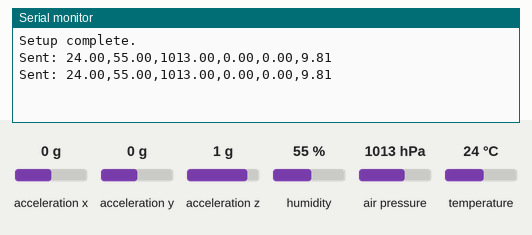
This sketch was run on a simulated Arduino Uno, built with avr-gcc and run on an emulated ATmega328P. Shown: the last lines printed to the serial monitor. The inputs (shaded band) are chosen by the test bench; at power-on: acceleration x 0 g, acceleration y 0 g, acceleration z 1 g, humidity 55 %, air pressure 1013 hPa, temperature 24 °C. No radio packets arrive unless stated.

Above: at 1.8 s.
1.9 s: acceleration x set to -1.4 g
At 3.1 s:
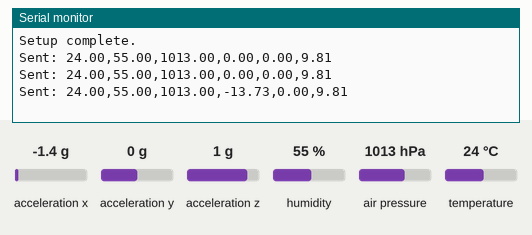
3.4 s: acceleration y set to -1.4 g
At 3.4 s:
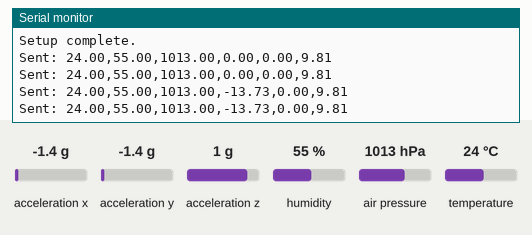
4.9 s: acceleration z set to -1.4 g
At 6.1 s:
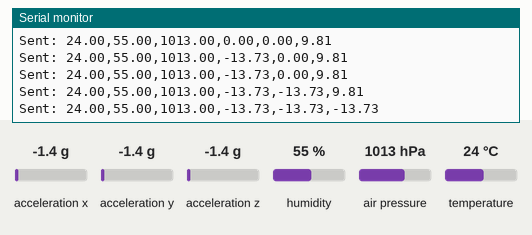
6.4 s: humidity set to 22 %
At 6.9 s:
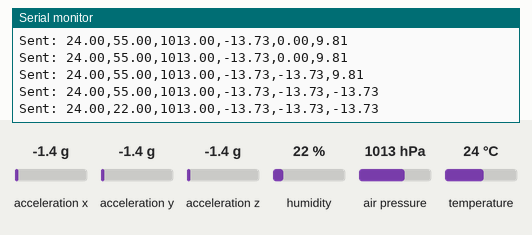
7.9 s: air pressure set to 952 hPa
At 9.5 s:
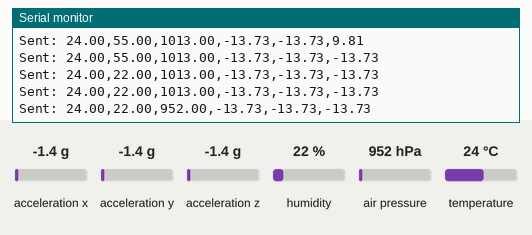

The sketch:

initial_femtocode.ino
```cpp
#include <SPI.h>
#include <Wire.h>
#include <Adafruit_Sensor.h>
#include <Adafruit_BME280.h>
#include <Adafruit_ADXL345_U.h>
#include <RH_RF95.h>


// Pin definitions
#define RFM95_CS 10
#define RFM95_RST 9
#define RFM95_INT 2

// Create instances of the sensors and radio
Adafruit_BME280 bme;
Adafruit_ADXL345_Unified adxl = Adafruit_ADXL345_Unified(12345);
RH_RF95 rf95(RFM95_CS, RFM95_INT);

void setup() {
  Serial.begin(9600);

  // Initialize BME280
  if (!bme.begin(0x77)) { // Change the address if necessary. 0x77 is the default unless jumper from SDO to GND then 0x76
    Serial.println("Could not find BME280 sensor!");
    while (1);
  }

  // Initialize ADXL345
  if (!adxl.begin(0x53)) { //0x53 is default address
    Serial.println("Could not find ADXL345 sensor!");
    while (1);
  }

  // Initialize RFM95W
  if (!rf95.init()) {
    Serial.println("RFM95W Radio init failed!");
    while (1);
  }

  // Set frequency
  rf95.setFrequency(915.0); // Set to your desired frequency in MHz
  rf95.setTxPower(23, false); // Set transmit power (in dBm)

  Serial.println("Setup complete.");
}

void loop() {
  // Read BME280 data
  float temperature = bme.readTemperature(); // Celsius
  float humidity = bme.readHumidity(); // Percentage
  float pressure = bme.readPressure() / 100.0F; // hPa

  // Read ADXL345 data
  sensors_event_t event;
  adxl.getEvent(&event);
  float x = event.acceleration.x;
  float y = event.acceleration.y;
  float z = event.acceleration.z;

  // Prepare data to transmit
  String data = String(temperature) + "," + String(humidity) + "," + String(pressure) + "," + String(x) + "," + String(y) + "," + String(z)+"\n";

  // Send data
  rf95.send((uint8_t *)data.c_str(), data.length()); // convert data to c_str (Ascii codes terminated with \0). uint8_t * makes sure that we are sending bytes
  rf95.waitPacketSent();

  Serial.print("Sent: ");
  Serial.println(data);

  delay(1000); // Wait for 2 seconds before sending again
}
```

Measured:
- after the input at 1.9 s, the serial monitor: prints a new line after 0.30 s (image 1)
- after the input at 4.9 s, the serial monitor: prints a new line after 0.50 s (image 3)
- after the input at 6.4 s, the serial monitor: prints a new line after 0.07 s (image 4)
- after the input at 7.9 s, the serial monitor: prints a new line after 0.70 s (image 5)
